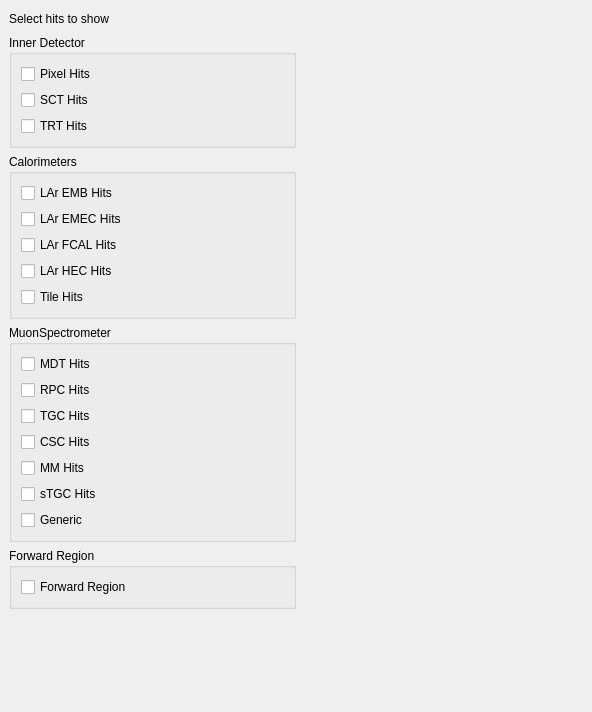
<?xml version="1.0" encoding="UTF-8"?>
<ui version="4.0">
 <class>SimHitControllerForm</class>
 <widget class="QWidget" name="SimHitControllerForm">
  <property name="geometry">
   <rect>
    <x>0</x>
    <y>0</y>
    <width>592</width>
    <height>712</height>
   </rect>
  </property>
  <property name="windowTitle">
   <string>Sim Hits</string>
  </property>
  <layout class="QHBoxLayout">
   <property name="spacing">
    <number>6</number>
   </property>
   <property name="leftMargin">
    <number>9</number>
   </property>
   <property name="topMargin">
    <number>9</number>
   </property>
   <property name="rightMargin">
    <number>9</number>
   </property>
   <property name="bottomMargin">
    <number>9</number>
   </property>
   <item>
    <layout class="QVBoxLayout">
     <property name="spacing">
      <number>6</number>
     </property>
     <property name="leftMargin">
      <number>0</number>
     </property>
     <property name="topMargin">
      <number>0</number>
     </property>
     <property name="rightMargin">
      <number>0</number>
     </property>
     <property name="bottomMargin">
      <number>0</number>
     </property>
     <item>
      <layout class="QVBoxLayout">
       <property name="spacing">
        <number>6</number>
       </property>
       <property name="leftMargin">
        <number>0</number>
       </property>
       <property name="topMargin">
        <number>0</number>
       </property>
       <property name="rightMargin">
        <number>0</number>
       </property>
       <property name="bottomMargin">
        <number>0</number>
       </property>
       <item>
        <layout class="QHBoxLayout">
         <property name="spacing">
          <number>6</number>
         </property>
         <property name="leftMargin">
          <number>0</number>
         </property>
         <property name="topMargin">
          <number>0</number>
         </property>
         <property name="rightMargin">
          <number>0</number>
         </property>
         <property name="bottomMargin">
          <number>0</number>
         </property>
         <item>
          <widget class="QLabel" name="lblGeneral">
           <property name="text">
            <string>Select hits to show</string>
           </property>
          </widget>
         </item>
         <item>
          <spacer>
           <property name="orientation">
            <enum>Qt::Horizontal</enum>
           </property>
           <property name="sizeHint" stdset="0">
            <size>
             <width>71</width>
             <height>20</height>
            </size>
           </property>
          </spacer>
         </item>
        </layout>
       </item>
       <item>
        <layout class="QVBoxLayout" name="verticalLayout_5">
         <property name="spacing">
          <number>6</number>
         </property>
         <property name="leftMargin">
          <number>0</number>
         </property>
         <property name="topMargin">
          <number>0</number>
         </property>
         <property name="rightMargin">
          <number>0</number>
         </property>
         <property name="bottomMargin">
          <number>0</number>
         </property>
         <item>
          <widget class="QGroupBox" name="groupBox">
           <property name="title">
            <string>Inner Detector</string>
           </property>
           <layout class="QVBoxLayout" name="verticalLayout">
            <item>
             <widget class="QCheckBox" name="chbxPixelHits">
              <property name="text">
               <string>Pixel Hits</string>
              </property>
             </widget>
            </item>
            <item>
             <widget class="QCheckBox" name="chbxSCTHits">
              <property name="text">
               <string>SCT Hits</string>
              </property>
             </widget>
            </item>
            <item>
             <widget class="QCheckBox" name="chbxTRTHits">
              <property name="text">
               <string>TRT Hits</string>
              </property>
             </widget>
            </item>
           </layout>
          </widget>
         </item>
         <item>
          <widget class="QGroupBox" name="groupBox_4">
           <property name="title">
            <string>Calorimeters</string>
           </property>
           <layout class="QVBoxLayout" name="verticalLayout_4">
            <item>
             <widget class="QCheckBox" name="chbxLArEMBHits">
              <property name="text">
               <string>LAr EMB Hits</string>
              </property>
             </widget>
            </item>
            <item>
             <widget class="QCheckBox" name="chbxLArEMECHits">
              <property name="text">
               <string>LAr EMEC Hits</string>
              </property>
             </widget>
            </item>
            <item>
             <widget class="QCheckBox" name="chbxLArFCALHits">
              <property name="text">
               <string>LAr FCAL Hits</string>
              </property>
             </widget>
            </item>
            <item>
             <widget class="QCheckBox" name="chbxLArHECHits">
              <property name="text">
               <string>LAr HEC Hits</string>
              </property>
             </widget>
            </item>
            <item>
             <widget class="QCheckBox" name="chbxTileHits">
              <property name="text">
               <string>Tile Hits</string>
              </property>
             </widget>
            </item>
           </layout>
          </widget>
         </item>
         <item>
          <widget class="QGroupBox" name="groupBox_2">
           <property name="title">
            <string>MuonSpectrometer</string>
           </property>
           <layout class="QVBoxLayout" name="verticalLayout_2">
            <item>
             <widget class="QCheckBox" name="chbxMDTHits">
              <property name="text">
               <string>MDT Hits</string>
              </property>
             </widget>
            </item>
            <item>
             <widget class="QCheckBox" name="chbxRPCHits">
              <property name="text">
               <string>RPC Hits</string>
              </property>
             </widget>
            </item>
            <item>
             <widget class="QCheckBox" name="chbxTGCHits">
              <property name="text">
               <string>TGC Hits</string>
              </property>
             </widget>
            </item>
            <item>
             <widget class="QCheckBox" name="chbxCSCHits">
              <property name="text">
               <string>CSC Hits</string>
              </property>
             </widget>
            </item>
            <item>
             <widget class="QCheckBox" name="chbxMMHits">
              <property name="text">
               <string>MM Hits</string>
              </property>
             </widget>
            </item>
            <item>
             <widget class="QCheckBox" name="chbxsTGCHits">
              <property name="text">
               <string>sTGC Hits</string>
              </property>
             </widget>
            </item>
            <item>
             <widget class="QCheckBox" name="chbxGenericMuonHits">
              <property name="text">
               <string>Generic</string>
              </property>
             </widget>
            </item>
           </layout>
          </widget>
         </item>
        </layout>
       </item>
      </layout>
     </item>
     <item>
      <widget class="QGroupBox" name="groupBox_3">
       <property name="title">
        <string>Forward Region</string>
       </property>
       <layout class="QVBoxLayout" name="verticalLayout_3">
        <item>
         <widget class="QCheckBox" name="chbxForwardRegionHits">
          <property name="text">
           <string>Forward Region</string>
          </property>
         </widget>
        </item>
       </layout>
      </widget>
     </item>
     <item>
      <spacer>
       <property name="orientation">
        <enum>Qt::Vertical</enum>
       </property>
       <property name="sizeHint" stdset="0">
        <size>
         <width>20</width>
         <height>111</height>
        </size>
       </property>
      </spacer>
     </item>
    </layout>
   </item>
   <item>
    <spacer>
     <property name="orientation">
      <enum>Qt::Horizontal</enum>
     </property>
     <property name="sizeHint" stdset="0">
      <size>
       <width>111</width>
       <height>20</height>
      </size>
     </property>
    </spacer>
   </item>
  </layout>
 </widget>
 <resources/>
 <connections/>
</ui>
